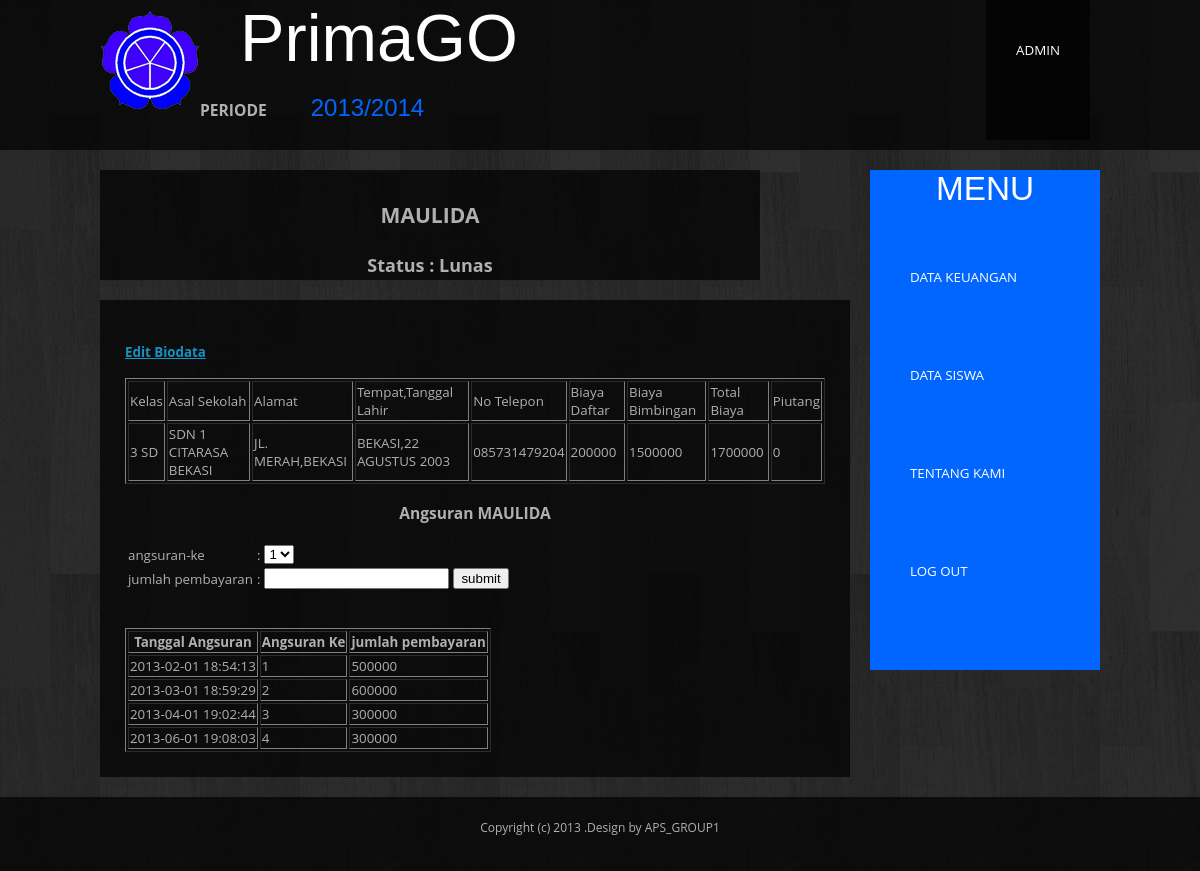
Screenshot of /profilsiswa.php?id=10&idhal=3&id_periode=11 (signed in) with the database file from the repository.
### tables this page shows
CREATE TABLE IF NOT EXISTS `periode` (
  `id_periode` int(11) NOT NULL AUTO_INCREMENT,
  `p_content` varchar(30) NOT NULL,
  PRIMARY KEY (`id_periode`),
  UNIQUE KEY `p_content` (`p_content`)
);

CREATE TABLE IF NOT EXISTS `angsuran_siswa` (
  `id_angsuran` int(10) NOT NULL AUTO_INCREMENT,
  `id` int(11) NOT NULL,
  `id_kelas` int(2) NOT NULL,
  `angsuran_ke` int(11) NOT NULL,
  `tanggal` datetime NOT NULL,
  `biaya` int(11) NOT NULL,
  `id_periode` int(11) NOT NULL,
  PRIMARY KEY (`id_angsuran`,`id`,`id_kelas`,`id_periode`),
  KEY `id` (`id`),
  KEY `id_kelas` (`id_kelas`),
  KEY `id_periode` (`id_periode`)
);

CREATE TABLE IF NOT EXISTS `biodata_siswa` (
  `id` int(11) NOT NULL AUTO_INCREMENT,
  `id_kelas` int(2) NOT NULL,
  `id_periode` int(11) NOT NULL,
  `nama` varchar(30) NOT NULL,
  `asal_sekolah` varchar(30) NOT NULL,
  `alamat` varchar(50) NOT NULL,
  `tanggal_lahir` varchar(25) NOT NULL,
  `tempat_lahir` varchar(30) NOT NULL,
  `no_hp` varchar(15) NOT NULL,
  `biaya_daftar` int(11) NOT NULL,
  `biaya_bimbingan` int(11) NOT NULL,
  `biaya_total` int(11) NOT NULL,
  PRIMARY KEY (`id`,`id_kelas`,`id_periode`),
  KEY `id_periode` (`id_periode`),
  KEY `id_kelas` (`id_kelas`)
);

CREATE TABLE IF NOT EXISTS `kelas` (
  `id_kelas` int(2) NOT NULL,
  `k_content` varchar(30) NOT NULL,
  PRIMARY KEY (`id_kelas`)
);

### profilsiswa.php (the view, shortened to what this page needs)
<?php
	include "session.php";
	include "koneksi.php";
	$id_user = $_GET["id"];
	$idhal=$_GET["idhal"];
	$periode = $_GET["id_periode"];
	$periode1=mysql_query("Select * from periode
							where periode.id_periode=$periode");
	$bacaperiode=mysql_fetch_array($periode1);
	$bacadata = mysql_query("SELECT *,
		biodata_siswa.biaya_total - (SELECT COALESCE(sum(angsuran_siswa.biaya),0) from angsuran_siswa where angsuran_siswa.id = '$id_user') as piutang FROM biodata_siswa
								JOIN kelas ON biodata_siswa.id_kelas = kelas.id_kelas
								LEFT JOIN angsuran_siswa ON biodata_siswa.id=angsuran_siswa.id
									AND biodata_siswa.id_kelas = angsuran_siswa.id_kelas
									AND biodata_siswa.id_periode = angsuran_siswa.id_periode
								WHERE biodata_siswa.id = '$id_user' AND angsuran_siswa.id_periode = '$periode'
								GROUP BY biodata_siswa.id");
	$profil = mysql_fetch_array($bacadata);
	$bacaangsuran = mysql_query("SELECT * FROM angsuran_siswa WHERE id = '$id_user'");
	$bacastatus = mysql_query("SELECT sum(biaya) as jumlah from (SELECT * FROM angsuran_siswa WHERE id = '$id_user')x");
		if($bacastatus){
			$jumlah = mysql_fetch_array($bacastatus);
		}
		else{
			echo mysql_error();
		}
?>
<html>
	<head>
   <link href="default.css" rel="stylesheet" type="text/css" media="all" />
</head>
	<body>
    <div id="header-wrapper">
		<div id="header" class="container">
			<div id="logo1"><img src="images/prim.png" /></div>
            <div id="logo">
				<h1><a>PrimaGO</a></h1><br />
                <h3>PERIODE <a href="periode.php"><?php echo $bacaperiode['p_content'] ?></a></h3>
			</div>
			<div id="menu">
				<ul>
					<li class="active"><a><?php echo $_SESSION['username']?></a>
                    </li>
				</ul>
			</div>
		</div>
	</div>
    <div id="page" class="container">
      		<div id="kelas">
				<h3><?php echo $profil["nama"]?></h3>
		<h4>Status : <?php
				if($jumlah["jumlah"] == $profil["biaya_total"])
					echo "Lunas";
				else
					echo "Belum lunas";?></h4>
         	</div>
      <div id="menu_side">
			<h2>MENU</h2>
			<ul>
					<li class="active"><a href="keuangan.php?id_periode=<?php echo $periode?>">DATA KEUANGAN</a></li>
					<li><a href="profil.php?idhal=<?php echo $idhal?>&id_periode=<?php echo $periode?>">DATA SISWA</a></li>
					<li><a href="about.php?id_periode=<?php echo $bacaperiode['id_periode']?>">TENTANG KAMI</a></li>
                    <li><a href="logout.php">LOG OUT</a></li>
			</ul>
		</div>
		<div id="content">
        <h4><a href="editbiodata.php?id_user=<?php echo $id_user?>&id_periode=<?php echo $periode?>&idhal=<?php echo $idhal?>">Edit Biodata</a></h4>
		<table border="1px" align="center">
			<tr><td>Kelas</td>
				<td>Asal Sekolah</td>
               			 <td>Alamat</td>
                			<td>Tempat,Tanggal Lahir</td>
                            	<td>No Telepon</td>
									<td>Biaya Daftar</td>
										<td>Biaya Bimbingan</td>
											<td>Total Biaya</td>
                                            	<td>Piutang</td></tr>
        <tr><td><?php echo $profil["k_content"]?></td>
        		<td><?php echo $profil["asal_sekolah"]?></td>
                	<td><?php echo $profil["alamat"]?></td>
                		<td><?php echo $profil["tempat_lahir"].",".$profil["tanggal_lahir"]?></td>
               				 <td><?php echo $profil["no_hp"]?></td>
					<td><?php echo $profil["biaya_daftar"]?></td>
        				<td><?php echo $profil["biaya_bimbingan"]?></td>
        					<td><?php echo $profil["biaya_total"]?></td>
                           		 <td><?php echo $profil["piutang"]?></td></tr>
        </table><br>
		<strong><h3 align="center">Angsuran <?php echo $profil["nama"]?></h3></strong><br>
       <table>
        <form action="angsuran.php?id=<?php echo $id_user?>&idhal=<?php echo $idhal?>&id_periode=<?php echo $periode?>" method="post">
       <tr><td> angsuran-ke </td><td>:</td>
        <td><select name="angsuran">
			<option value="1">1</option>
	</select></td></tr>
        <tr><td>jumlah pembayaran </td><td>:</td><td><input type="biaya" name="biaya"></td>
        <td><input type="submit" value="submit"></td></tr>
        </form>
        </table><br><br>
		<table border="1px">
			<th>Tanggal Angsuran</th>
			<th>Angsuran Ke</th>
			<th>jumlah pembayaran</th>
		<?php
		while($row = mysql_fetch_array($bacaangsuran)){ ?>
			<tr>
				<td><?php echo $row["tanggal"]?></td>
				<td><?php echo $row["angsuran_ke"]?></td>
				<td><?php echo $row["biaya"]?></td>
			</tr>
		<?php }
		?>
		</table>
        </div>
   </div>
	<div id="footer">
			<p>Copyright (c) 2013 .Design by APS_GROUP1</p>
		</div>
	</body>
</html>

### default.css (style rules this page uses)
html, body { height: 100%; width: 100%; padding: 0; margin: 0; }
body { margin: 0px; padding: 0px; background: url(images/main-bg.jpg) repeat; font-family: 'Open Sans', sans-serif; font-size: 10pt; color: #B0B0B0; }
h1, h2, h3 { margin: 0; padding: 0; }
h2 { font-weight: 400; font-family: 'Archivo Narrow', sans-serif; font-size: 2.50em; }
p, ol, ul { margin-top: 0px; }
p { line-height: 180%; }
a { color: #1492C4; }
.container { width: 1000px; margin: 0px auto; }
#header-wrapper { overflow: hidden; height: 150px; margin-bottom: 20px; background: rgba(0,0,0,0.70); }
#header { overflow: hidden; }
#logo1 { float: left; width: 100px; height: 100px; padding-top:10px; }
#logo { float: left; width: 600px; height: 200px; }
#logo h1, #logo p { margin: 0px; line-height: normal; }
#logo h1 a { padding-left: 40px; text-decoration: none; font-size: 2.50em; font-weight: 400; font-family: "Lucida Sans Unicode", "Lucida Grande", sans-serif; color: #FFFFFF; }
#logo h3 a { padding-left: 40px; text-decoration: none; font-size: 24px; font-weight: 50; font-family: 'Archivo Narrow', sans-serif; color: #06F; }
#menu { float: right; height: 100px; }
#menu ul { margin: 0px; padding: 0px; list-style: none; line-height: normal; }
#menu li { float: left; margin-right: 1px; }
#menu a { display: block; height: 140px; padding: 0px 30px; line-height: 100px; text-decoration: none; text-transform: uppercase; color: #FFFFFF; }
#menu .active { background: rgba(0,0,0,0.70); }
#page { overflow: hidden; margin-bottom: 20px; }
#kelas { width:600px; height:50px; float:left; padding:30px; margin-bottom:20px; background: rgba(0,0,0,0.70); font-size:18px; text-align:center; }
#menu li { float: left; margin-right: 10px; }
#content { float: left; width: 700px; padding: 25px; background: rgba(0,0,0,0.70); }
#menu_side { float: right; background-color:#06F; height:500px; }
#menu_side ul { margin: 0px; padding: 0px; list-style: none; line-height: normal; }
#menu_side a { text-decoration:none; text-transform:uppercase; float: right; width: 150px; padding: 40px; color: #FFFFFF; list-style:none; }
#menu_side h2 { padding: 0px 0px 20px 0px; color: #FFFFFF; text-align:center; }
#menu_side .active { background: rgba(0,0,0,0.70); }
#footer { overflow: hidden; margin: 20px auto 0px auto; padding: 20px 0px; background: rgba(0,0,0,0.70); }
#footer p { text-align: center; font-size: 12px; }

### rows the page displays
periode: p_content "2013/2014"
angsuran_siswa: biodata_siswa.nama "MAULIDA", id_kelas.k_content "3 SD", biodata_siswa.asal_sekolah "SDN 1 CITARASA BEKASI", biodata_siswa.alamat "JL. MERAH,BEKASI", biodata_siswa.tempat_lahir "BEKASI", biodata_siswa.tanggal_lahir "22 AGUSTUS 2003", biodata_siswa.no_hp "085731479204", biodata_siswa.biaya_daftar "200000", biodata_siswa.biaya_bimbingan "1500000", biodata_siswa.biaya_total "1700000", tanggal "2013-02-01 18:54:13", angsuran_ke "1", biaya "500000"
angsuran_siswa: tanggal "2013-03-01 18:59:29", angsuran_ke "2", biaya "600000"
angsuran_siswa: tanggal "2013-04-01 19:02:44", angsuran_ke "3", biaya "300000"
angsuran_siswa: tanggal "2013-06-01 19:08:03", angsuran_ke "4", biaya "300000"

### other values shown
$_SESSION['username'] "ADMIN"
$profil["piutang"] "0"
